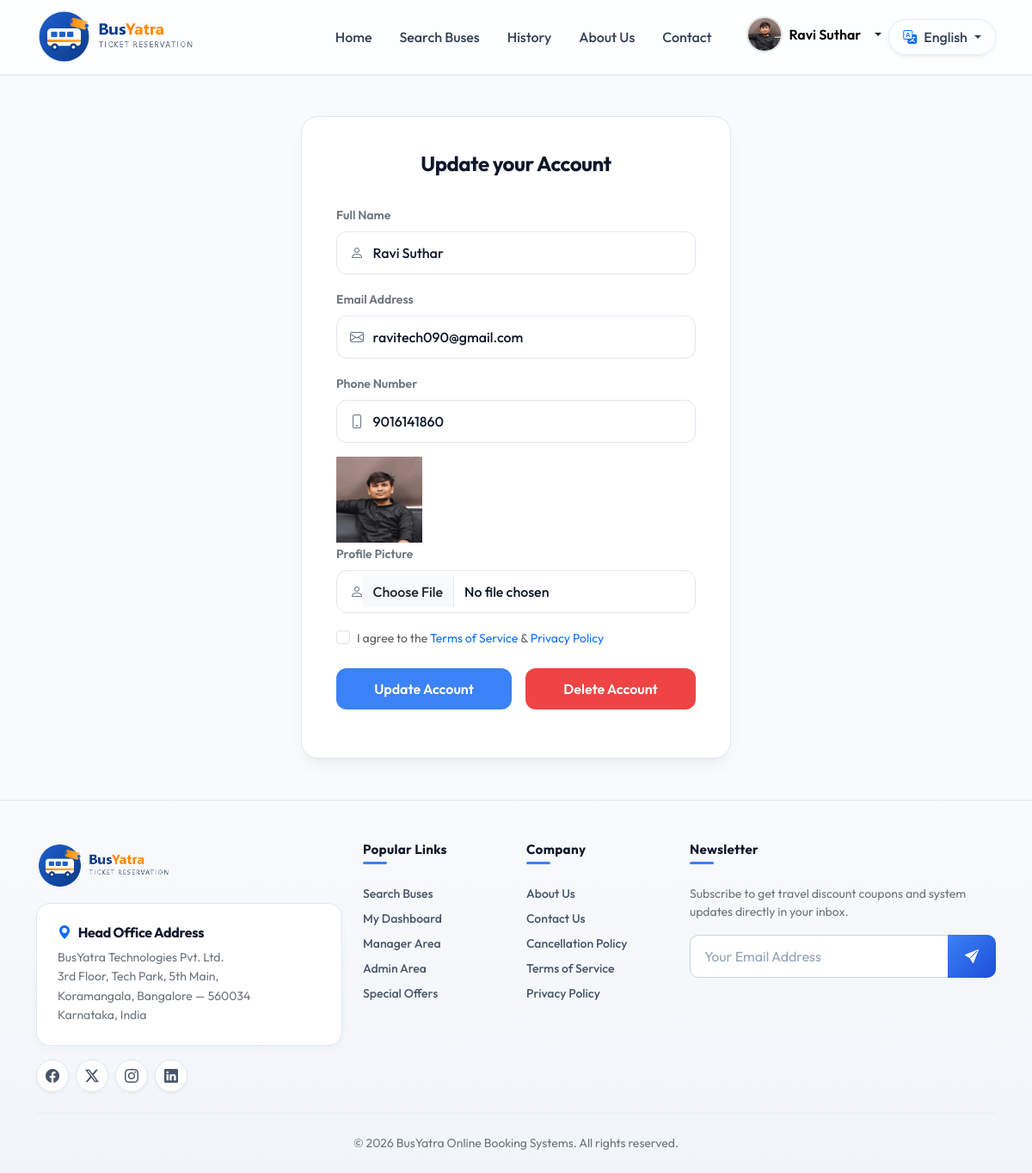
/account/ (signed in), run on an earlier commit of the app's database.
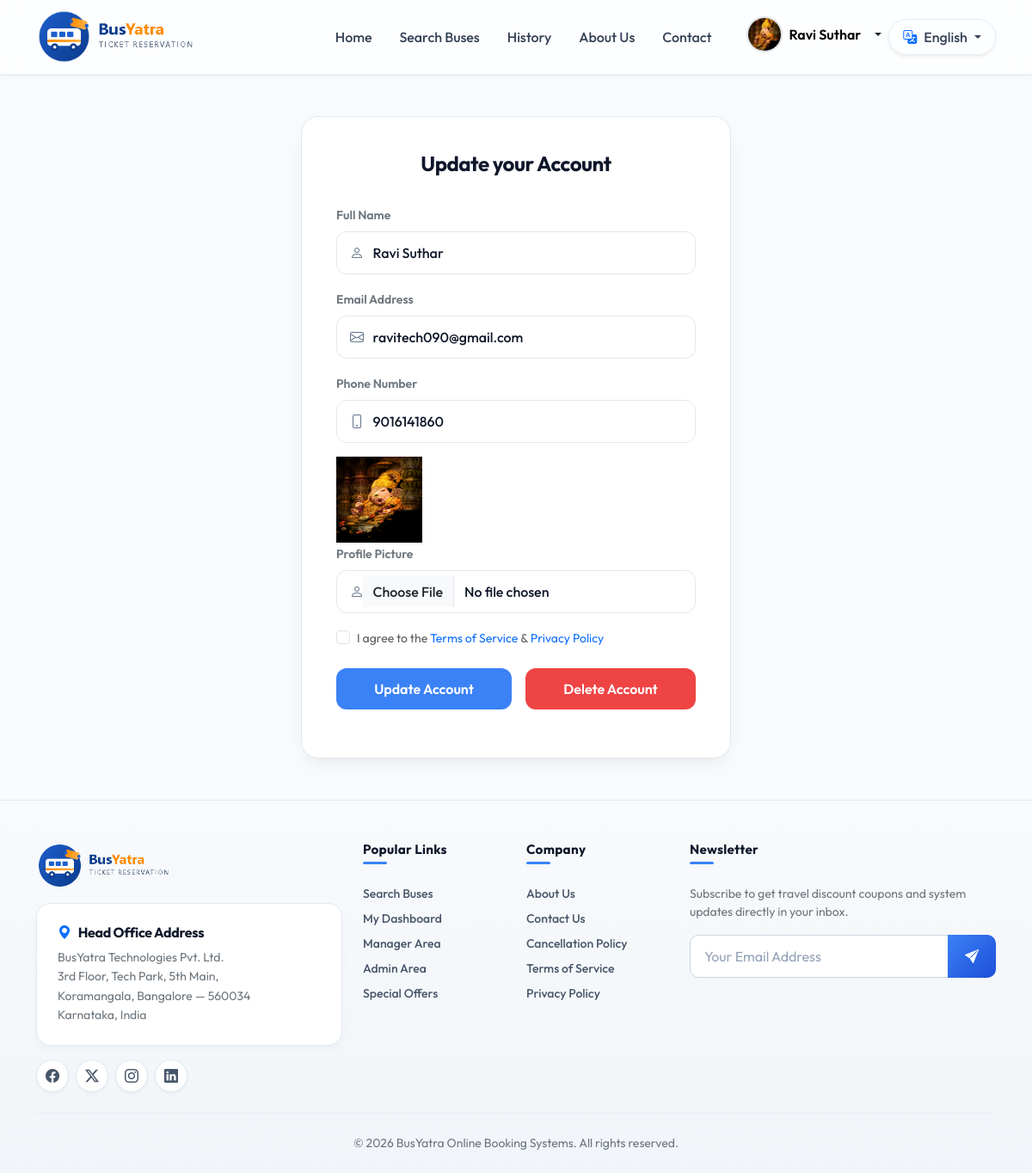
And on a later commit of the database.
### Bus/models.py (models this page shows, shortened)
class User(models.Model):
    name = models.CharField(max_length=100)
    email = models.EmailField(unique=True)
    phone = models.CharField(max_length=15, unique=True)
    password = models.CharField(max_length=100)
    profile =models.ImageField(default='', upload_to='profile/')
    usertype = models.CharField(max_length=20, default="customer")

### Bus/views.py (the view, shortened to what this page needs)
# urls.py: path('account/', views.account, name='account'),
def account(request):
    email = request.session.get('email')
    if not email:
        return redirect('login')
    try:
        user = User.objects.get(email=email)
    except User.DoesNotExist:
        return redirect('login')
    return render(request, 'account.html', {'user': user})

### Bus/context_processors.py (called while the page is built)
def login_user(request):
    email = request.session.get('email')
    if email:
        try:
            user = User.objects.get(email=email)
            return {'login_user': user}
        except User.DoesNotExist:
            pass
    return {'login_user': None}

### Bus/templates/account.html (shortened to what this page needs)
{% extends 'base.html' %}
{% load static %}
{% block content %}
<main class="flex-grow-1 d-flex align-items-center justify-content-center py-5">
    <div class="auth-card" style="max-width: 500px;">
        <div class="auth-header text-center">
            <h4 class="text-navy-dark mb-1">Update your Account</h4>
        </div>
        <form method="POST" action="{% url 'account' %}" id="account" enctype="multipart/form-data">
            <div class="mb-3">
                <label for="fullName" class="form-label fw-semibold text-secondary small">Full Name</label>
                <div class="input-group-custom">
                    <input type="text" class="form-control" id="fullName" name="name" value="{{ user.name }}" required>
                </div>
            </div>
            <div class="mb-3">
                <label for="email" class="form-label fw-semibold text-secondary small">Email Address</label>
                <div class="input-group-custom">
                    <input type="email" class="form-control" id="email" name="email" value="{{ user.email }}" readonly
                        required>
                </div>
            </div>
            <div class="mb-3">
                <label for="phoneNumber" class="form-label fw-semibold text-secondary small">Phone Number</label>
                <div class="input-group-custom">
                    <input type="tel" class="form-control" id="phoneNumber" name="mobile" value="{{ user.phone }}"
                        required>
                </div>
            </div>
            <img src="{{ user.profile.url }}" style="height: 100px; width: 100px;">
            <div class="mb-3">
                <label for="profile" class="form-label fw-semibold text-secondary small">Profile Picture</label>
                <div class="input-group-custom">
                    <input type="file" class="form-control" id="profile" name="profile">
                </div>
            </div>
            <div class="mb-4">
                <div class="form-check">
                    <input type="checkbox" class="form-check-input" id="termsCheck" required>
                    <label class="form-check-label text-muted small" for="termsCheck">
                        I agree to the <a href="#" class="text-primary text-decoration-none">Terms of Service</a> & <a
                            href="#" class="text-primary text-decoration-none">Privacy Policy</a>
                    </label>
                </div>
            </div>
            <div class="d-flex gap-3 mb-3">
                <button type="submit" class="btn btn-primary-custom flex-grow-1 py-2.5 fs-6" id="signUpBtn">
                    <span id="btnText">Update Account</span>
                </button>
                <a href="{% url 'delete_account' %}" class="btn btn-danger btn-danger-custom flex-grow-1 py-2.5 fs-6 d-flex align-items-center justify-content-center text-white" onclick="return confirm('Are you sure you want to delete your account? This action cannot be undone.');">
                    Delete Account
                </a>
            </div>
        </form>
    </div>
</main>
{% endblock %}

### Bus/templates/base.html (shortened to what this page needs)
{% load static %}
<!DOCTYPE html>
<html lang="en">
<head>
    <link href="https://cdn.jsdelivr.net/npm/bootstrap@5.3.2/dist/css/bootstrap.min.css" rel="stylesheet">
    <link href="https://cdn.jsdelivr.net/npm/bootstrap-icons@1.11.2/font/bootstrap-icons.min.css" rel="stylesheet">
    <link rel="stylesheet" href="{% static 'assets/css/style.css' %}?v=1.2">
    <link rel="stylesheet" href="https://cdn.jsdelivr.net/npm/swiper@11/swiper-bundle.min.css" />
</head>
<body>
    <nav class="navbar navbar-expand-lg navbar-custom sticky-top">
        <div class="container">
            <a class="navbar-brand d-flex align-items-center" href="{% url 'index' %}">
                <img src="{% static 'assets/images/logo.png' %}" alt="BusYatra Logo" height="65">
            </a>
            <div class="collapse navbar-collapse" id="navbarNav">
                <ul class="navbar-nav ms-auto align-items-center">
                    <li class="nav-item">
                        <a class="nav-link" href="{% url 'index' %}">Home</a>
                    </li>
                    <li class="nav-item">
                        <a class="nav-link" href="{% url 'bus_list' %}">Search Buses</a>
                    </li>
                    <li class="nav-item">
                        <a class="nav-link" href="{% url 'my_orders' %}">History</a>
                    </li>
                    <li class="nav-item">
                        <a class="nav-link" href="{% url 'about' %}">About Us</a>
                    </li>
                    <li class="nav-item">
                        <a class="nav-link" href="{% url 'contact' %}">Contact</a>
                    </li>
                    <li class="nav-item ms-lg-3 mt-2 mt-lg-0 d-flex align-items-center gap-2" id="navUserArea">
                        {% if request.session.email %}
                        <div class="dropdown profile-dropdown">
                            {% if login_user and login_user.profile and login_user.profile.name %}
                            <a href="#"
                                class="dropdown-toggle ms-2 d-inline-flex align-items-center gap-2 text-dark text-decoration-none"
                                role="button" data-bs-toggle="dropdown" data-bs-offset="0,8" aria-expanded="false"
                                title="{{ login_user.name|default:request.session.name }}">
                                <img src="{{ login_user.profile.url }}" width="42" height="42"
                                    class="rounded-circle border border-2 object-fit-cover">
                                <span class="fw-semibold text-black notranslate" style="color: #000 !important;">{{ login_user.name|default:request.session.name }}</span>
                            </a>
                            {% endif %}
                        </div>
                        {% else %}
                        <a href="{% url 'login' %}" class="btn btn-outline-nav btn-sm">
                            <i class="bi bi-box-arrow-in-right me-1"></i>Login
                        </a>
                        {% endif %}
                    </li>
                    <li class="nav-item dropdown ms-lg-2 mt-2 mt-lg-0">
                        <a class="nav-link dropdown-toggle d-inline-flex align-items-center gap-1 bg-white border border-light-subtle rounded-pill px-3 py-1 shadow-sm text-dark fw-medium"
                            href="#" role="button" id="languageDropdown" data-bs-toggle="dropdown"
                            aria-expanded="false">
                            <i class="bi bi-translate text-primary me-1 fs-6"></i>
                            <span id="selectedLanguageText">English</span>
                        </a>
                    </li>
                </ul>
            </div>
        </div>
    </nav>
    {% block content %}
    {% endblock %}
    <footer class="footer-custom pt-5 pb-4">
        <div class="container">
            <div class="row gy-4">
                <div class="col-md-4">
                    <a class="d-inline-block mb-3" href="{% url 'index' %}">
                        <img src="{% static 'assets/images/logo.png' %}" alt="BusYatra Logo" height="55">
                    </a>
                    <div class="footer-card p-4 mb-3">
                        <h6 class="fw-bold text-navy-dark mb-2 d-flex align-items-center">
                            <i class="bi bi-geo-alt-fill me-2 text-primary"></i>Head Office Address
                        </h6>
                        <p class="small mb-0 text-secondary" style="line-height: 1.6;">
                            BusYatra Technologies Pvt. Ltd.<br>
                            3rd Floor, Tech Park, 5th Main,<br>
                            Koramangala, Bangalore — 560034<br>
                            Karnataka, India
                        </p>
                    </div>
                    <div class="d-flex gap-2">
                        <a href="#" class="footer-social-icon" aria-label="Facebook"><i class="bi bi-facebook"></i></a>
                        <a href="#" class="footer-social-icon" aria-label="Twitter"><i class="bi bi-twitter-x"></i></a>
                        <a href="#" class="footer-social-icon" aria-label="Instagram"><i
                                class="bi bi-instagram"></i></a>
                        <a href="#" class="footer-social-icon" aria-label="LinkedIn"><i class="bi bi-linkedin"></i></a>
                    </div>
                </div>
                <div class="col-md-2 col-6">
                    <h6 class="footer-heading mb-4">Popular Links</h6>
                    <ul class="list-unstyled small mb-0">
                        <li class="mb-2"><a href="{% url 'bus_list' %}" class="text-decoration-none">Search Buses</a>
                        </li>
                        <li class="mb-2"><a href="{% url 'user_dashboard' %}" class="text-decoration-none">My
                                Dashboard</a></li>
                        <li class="mb-2"><a href="{% url 'manager_dashboard' %}" class="text-decoration-none">Manager
                                Area</a></li>
                        <li class="mb-2"><a href="{% url 'admin_dashboard' %}" class="text-decoration-none">Admin
                                Area</a></li>
                        <li class="mb-2"><a href="#" class="text-decoration-none">Special Offers</a></li>
                    </ul>
                </div>
                <div class="col-md-2 col-6">
                    <h6 class="footer-heading mb-4">Company</h6>
                    <ul class="list-unstyled small mb-0">
                        <li class="mb-2"><a href="{% url 'about' %}" class="text-decoration-none">About Us</a></li>
                        <li class="mb-2"><a href="{% url 'contact' %}" class="text-decoration-none">Contact Us</a></li>
                        <li class="mb-2"><a href="#" class="text-decoration-none">Cancellation Policy</a></li>
                        <li class="mb-2"><a href="#" class="text-decoration-none">Terms of Service</a></li>
                        <li class="mb-2"><a href="#" class="text-decoration-none">Privacy Policy</a></li>
                    </ul>
                </div>
                <div class="col-md-4">
                    <h6 class="footer-heading mb-4">Newsletter</h6>
                    <p class="small mb-3 text-secondary">Subscribe to get travel discount coupons and system updates
                        directly in your inbox.</p>
                    <div class="input-group">
                        <input type="email" class="form-control" placeholder="Your Email Address"
                            aria-label="Your Email Address">
                        <button class="btn btn-subscribe" type="button" aria-label="Subscribe">
                            <i class="bi bi-send-fill"></i>
                        </button>
                    </div>
                </div>
            </div>
            <hr class="my-4">
            <div class="row align-items-center">
                <div class="col-md-12 text-center small text-secondary">
                    &copy; 2026 BusYatra Online Booking Systems. All rights reserved.
                </div>
            </div>
        </div>
    </footer>
</body>
</html>

What changed in the data, as far as the page shows it:
changed User "Ravi Suthar": profile: picture added in place of a placeholder
